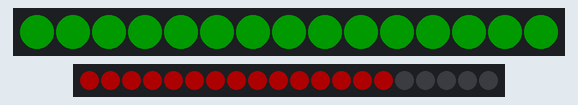
Recording of a sketch running on a simulated Arduino Uno, built with avr-gcc and run on an emulated ATmega328P. Parts: 15 RGB LEDs in strip order, left to right, 20 RGB LEDs in strip order, left to right. Dim RGB values are drawn brighter than linear.

Above: at 0.1 s.
At 0.6 s:
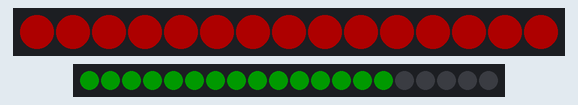

Measured:
- what the display in image 1 shows lasts 0.5 s, from 0.5 s to 1.0 s

The sketch:

ESPLed.ino
```cpp
#include <FastLED.h>

#define LEDS_PIN_1      10   // Первая лента на GPIO 10
#define NUM_LEDS_1      15   // Количество диодов в первой ленте

#define LEDS_PIN_2      2    // Вторая лента на GPIO 2 (не забудьте про подтяжку к 3V3!)
#define NUM_LEDS_2      20   // Количество диодов во второй ленте

#define LED_TYPE        WS2812B
#define COLOR_ORDER     GRB

// Создаем два отдельных массива под каждую ленту
CRGB strip1[NUM_LEDS_1];
CRGB strip2[NUM_LEDS_2];

void setup() {
  Serial.begin(115200);
  // Инициализируем первую ленту на пине 10
  FastLED.addLeds<LED_TYPE, LEDS_PIN_1, COLOR_ORDER>(strip1, NUM_LEDS_1).setCorrection(TypicalLEDStrip);

  // Инициализируем вторую ленту на пине 2
  FastLED.addLeds<LED_TYPE, LEDS_PIN_2, COLOR_ORDER>(strip2, NUM_LEDS_2).setCorrection(TypicalLEDStrip);

  FastLED.setBrightness(50); // Общая яркость
}

void loop() {
  // Красим первую ленту в СИНИЙ цвет
  for(int i = 0; i < NUM_LEDS_1; i++) {
    strip1[i] = CRGB::Green;
    strip2[i] = CRGB::Red;
  }

  FastLED.show(); // Отправляем данные на обе ленты одновременно
  delay(500);
  FastLED.clear();
  for(int i = 0; i < NUM_LEDS_1; i++) {
    strip1[i] = CRGB::Red;
    strip2[i] = CRGB::Green;
  }
  FastLED.show();
  delay(500);
  FastLED.clear();

  // Очищаем (выключаем) обе ленты
  // FastLED.clear();
  // FastLED.show();
  // delay(500);
}
```
